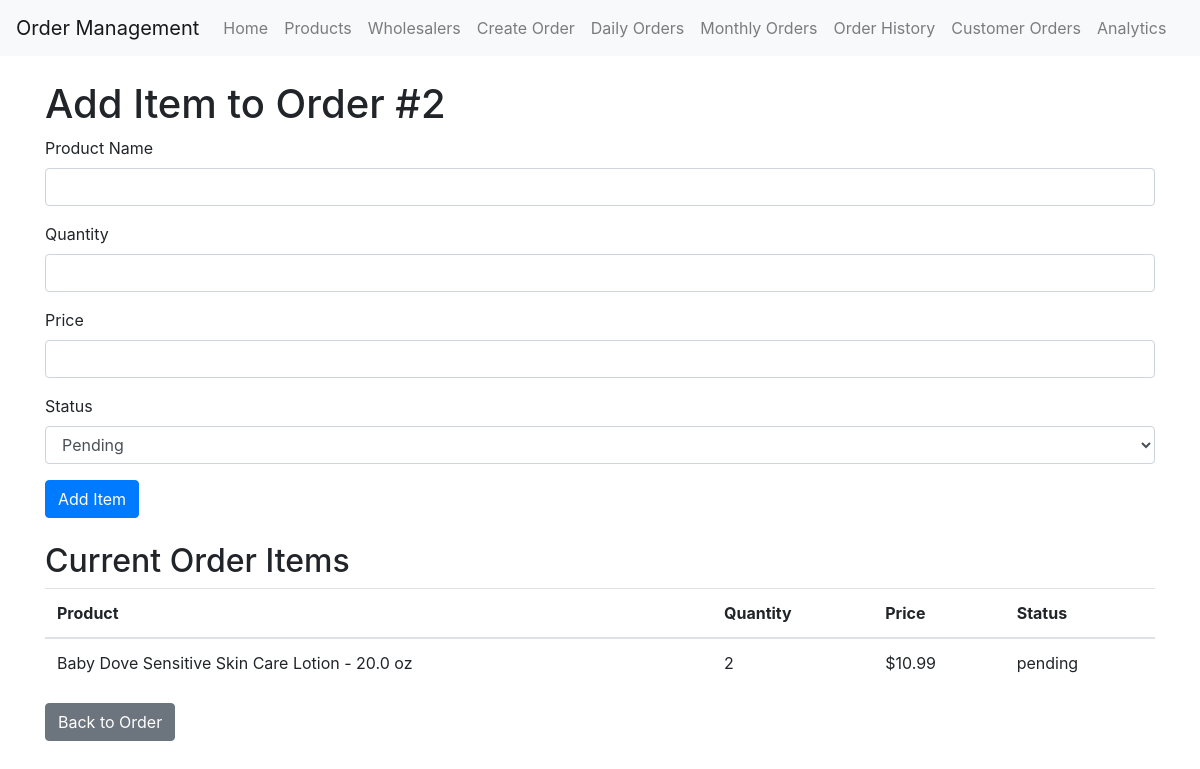
The app's page /add_customer_order_item/2 (signed in) with its own data.
### app/models.py (models this page shows)
class CustomerOrder(db.Model):
    id = db.Column(db.Integer, primary_key=True)
    customer_name = db.Column(db.String(100), nullable=False)
    customer_contact = db.Column(db.String(100), nullable=False)
    order_date = db.Column(db.DateTime, default=datetime.utcnow)
    status = db.Column(db.String(20), default='pending')  # New field
    is_paid = db.Column(db.Boolean, default=False)
    total_amount = db.Column(db.Float, default=0.0)
    items = db.relationship('CustomerOrderItem', backref='customer_order', lazy='dynamic')

class CustomerOrderItem(db.Model):
    id = db.Column(db.Integer, primary_key=True)
    customer_order_id = db.Column(db.Integer, db.ForeignKey('customer_order.id'), nullable=False)
    product_id = db.Column(db.Integer, db.ForeignKey('product.id'), nullable=True)  # Can be null for custom products
    custom_product_name = db.Column(db.String(100))  # For products not in stock
    quantity = db.Column(db.Integer, nullable=False)
    price = db.Column(db.Float, nullable=False)
    status = db.Column(db.String(20), default='pending')  # New field
    product = db.relationship('Product', backref='customer_order_items')

class Product(db.Model):
    id = db.Column(db.Integer, primary_key=True)
    product_id = db.Column(db.String(20), unique=True, nullable=False)
    name = db.Column(db.String(100), nullable=False)
    size = db.Column(db.String(50))
    price = db.Column(db.Float, nullable=False)
    wholesaler_id = db.Column(db.Integer, db.ForeignKey('wholesaler.id'), nullable=False)
    wholesaler = db.relationship('Wholesaler', back_populates='products')
    available_in_store = db.Column(db.Boolean, default=True)

### app/main/routes.py (the view, shortened to what this page needs)
@bp.route('/add_customer_order_item/<int:order_id>', methods=['GET', 'POST'])
@login_required
def add_customer_order_item(order_id):
    order = CustomerOrder.query.get_or_404(order_id)
    form = CustomerOrderItemForm()
    return render_template('add_customer_order_item.html', form=form, order=order, show_add_product=False)

### app/main/forms.py
class CustomerOrderItemForm(FlaskForm):
    product_name = StringField('Product Name', validators=[DataRequired()])
    quantity = IntegerField('Quantity', validators=[DataRequired()])
    price = FloatField('Price', validators=[Optional()])
    status = SelectField('Status', choices=[('pending', 'Pending'), ('complete', 'Complete')], validators=[DataRequired()])
    submit = SubmitField('Add Item')

### app/models.py (called while the page is built)
@login.user_loader
def load_user(id):
    return User.query.get(int(id))

### app/templates/add_customer_order_item.html (shortened to what this page needs)
{% extends "base.html" %}
{% block content %}
    <h1>Add Item to Order #{{ order.id }}</h1>
    <form method="POST" id="add-item-form">
        <div class="form-group">
            {{ form.product_name.label }}
            {{ form.product_name(class="form-control", id="product-search") }}
        </div>
        <div class="form-group">
            {{ form.quantity.label }}
            {{ form.quantity(class="form-control") }}
        </div>
        <div class="form-group">
            {{ form.price.label }}
            {{ form.price(class="form-control") }}
        </div>
        <div class="form-group">
            {{ form.status.label }}
            {{ form.status(class="form-control") }}
        </div>
        {{ form.submit(class="btn btn-primary") }}
    </form>
    <h2 class="mt-4">Current Order Items</h2>
    <table class="table">
        <thead>
            <tr>
                <th>Product</th>
                <th>Quantity</th>
                <th>Price</th>
                <th>Status</th>
            </tr>
        </thead>
        <tbody>
            {% for item in order.items %}
                <tr>
                    <td>{{ item.product.name if item.product else item.custom_product_name }}</td>
                    <td>{{ item.quantity }}</td>
                    <td>${{ "%.2f"|format(item.price) }}</td>
                    <td>{{ item.status }}</td>
                </tr>
            {% endfor %}
        </tbody>
    </table>
    <a href="{{ url_for('main.view_customer_order', order_id=order.id) }}" class="btn btn-secondary">Back to Order</a>
{% endblock %}

### records on screen
CustomerOrder: id "2"
CustomerOrderItem: product "Baby Dove Sensitive Skin Care Lotion - 20.0 oz", quantity "2", price "10.99", status "pending"
